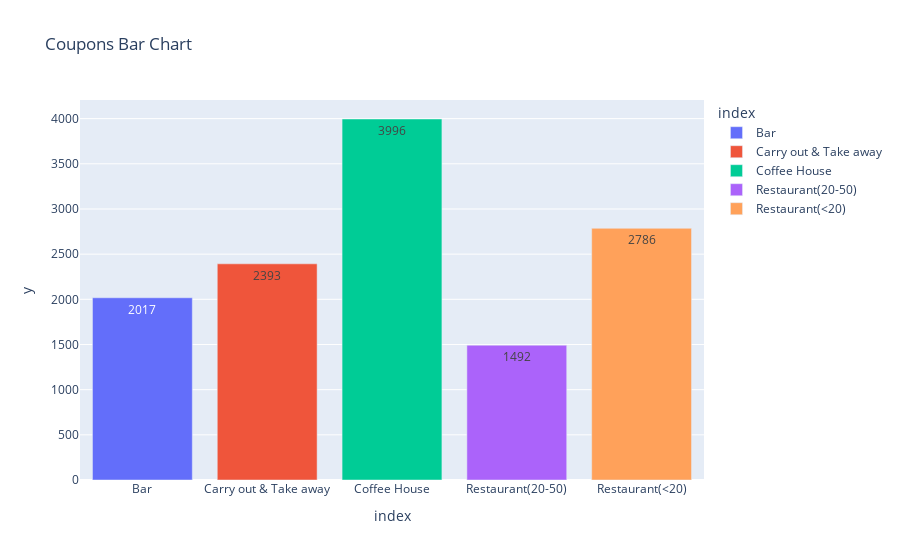

Source (notebook cell):
### Markdown cell above
5. Use a bar plot to visualize the `coupon` column.

### Code cell
# Following diagram provides distribution of coupons and how eacy coupon type is accepted by customers. 
# It shows that Coffee House coupons were distributed the most, but only about 50% accepted the coupons
# Cheap restaurants coupons were the second most distributed, but accepted with higher success rate
#px.histogram(data, x='coupon', color= 'Y', title='Histogram of coupons', text_auto=True)
#px.density_heatmap(data, x='coupon', y='Y', text_auto=True)
coupons = data.groupby('coupon')['coupon'].count()
fig = px.bar(coupons, x= coupons.index, y= coupons, color= coupons.index, text_auto= True, title = "Coupons Bar Chart")
fig.show()

### Figure 1 — Plotly figure (JSON) as saved in the notebook; plotly's stock layout.template omitted (floating-point values rounded to 4 significant figures)
{"data": [{"alignmentgroup": "True", "hovertemplate": "index=%{x}<br>y=%{y}<extra></extra>", "legendgroup": "Bar", "marker": {"color": "#636efa", "pattern": {"shape": ""}}, "name": "Bar", "offsetgroup": "Bar", "orientation": "v", "showlegend": true, "textposition": "auto", "texttemplate": "%{y}", "type": "bar", "x": ["Bar"], "xaxis": "x", "y": [2017], "yaxis": "y"}, {"alignmentgroup": "True", "hovertemplate": "index=%{x}<br>y=%{y}<extra></extra>", "legendgroup": "Carry out & Take away", "marker": {"color": "#EF553B", "pattern": {"shape": ""}}, "name": "Carry out & Take away", "offsetgroup": "Carry out & Take away", "orientation": "v", "showlegend": true, "textposition": "auto", "texttemplate": "%{y}", "type": "bar", "x": ["Carry out & Take away"], "xaxis": "x", "y": [2393], "yaxis": "y"}, {"alignmentgroup": "True", "hovertemplate": "index=%{x}<br>y=%{y}<extra></extra>", "legendgroup": "Coffee House", "marker": {"color": "#00cc96", "pattern": {"shape": ""}}, "name": "Coffee House", "offsetgroup": "Coffee House", "orientation": "v", "showlegend": true, "textposition": "auto", "texttemplate": "%{y}", "type": "bar", "x": ["Coffee House"], "xaxis": "x", "y": [3996], "yaxis": "y"}, {"alignmentgroup": "True", "hovertemplate": "index=%{x}<br>y=%{y}<extra></extra>", "legendgroup": "Restaurant(20-50)", "marker": {"color": "#ab63fa", "pattern": {"shape": ""}}, "name": "Restaurant(20-50)", "offsetgroup": "Restaurant(20-50)", "orientation": "v", "showlegend": true, "textposition": "auto", "texttemplate": "%{y}", "type": "bar", "x": ["Restaurant(20-50)"], "xaxis": "x", "y": [1492], "yaxis": "y"}, {"alignmentgroup": "True", "hovertemplate": "index=%{x}<br>y=%{y}<extra></extra>", "legendgroup": "Restaurant(<20)", "marker": {"color": "#FFA15A", "pattern": {"shape": ""}}, "name": "Restaurant(<20)", "offsetgroup": "Restaurant(<20)", "orientation": "v", "showlegend": true, "textposition": "auto", "texttemplate": "%{y}", "type": "bar", "x": ["Restaurant(<20)"], "xaxis": "x", "y": [2786], "yaxis": "y"}], "layout": {"autosize": true, "barmode": "relative", "legend": {"title": {"text": "index"}, "tracegroupgap": 0}, "title": {"text": "Coupons Bar Chart"}, "xaxis": {"anchor": "y", "autorange": true, "categoryarray": ["Bar", "Carry out & Take away", "Coffee House", "Restaurant(20-50)", "Restaurant(<20)"], "categoryorder": "array", "domain": [0, 1], "range": [-0.5, 4.5], "title": {"text": "index"}, "type": "category"}, "yaxis": {"anchor": "x", "autorange": true, "domain": [0, 1], "range": [0, 4206.0], "title": {"text": "y"}, "type": "linear"}}}
